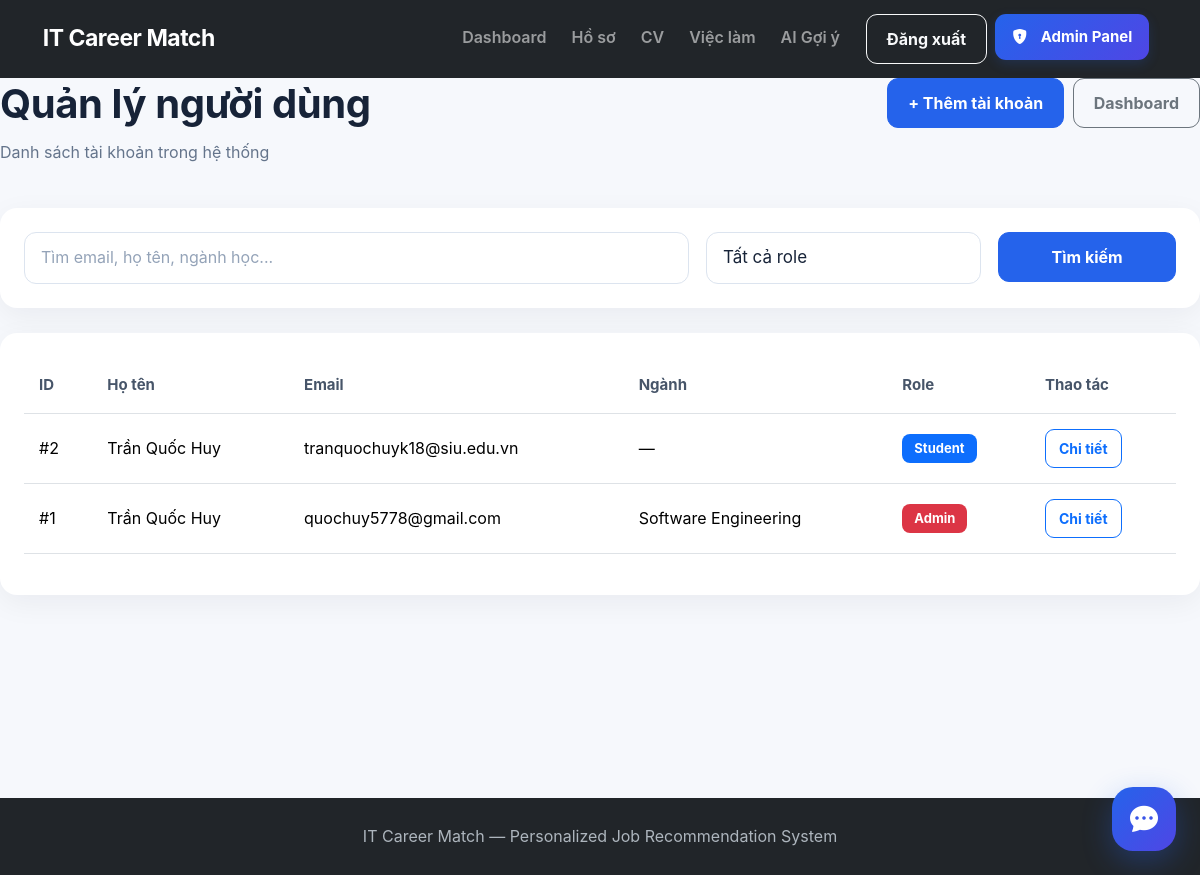
The app's page /admin/users (signed in), older data.
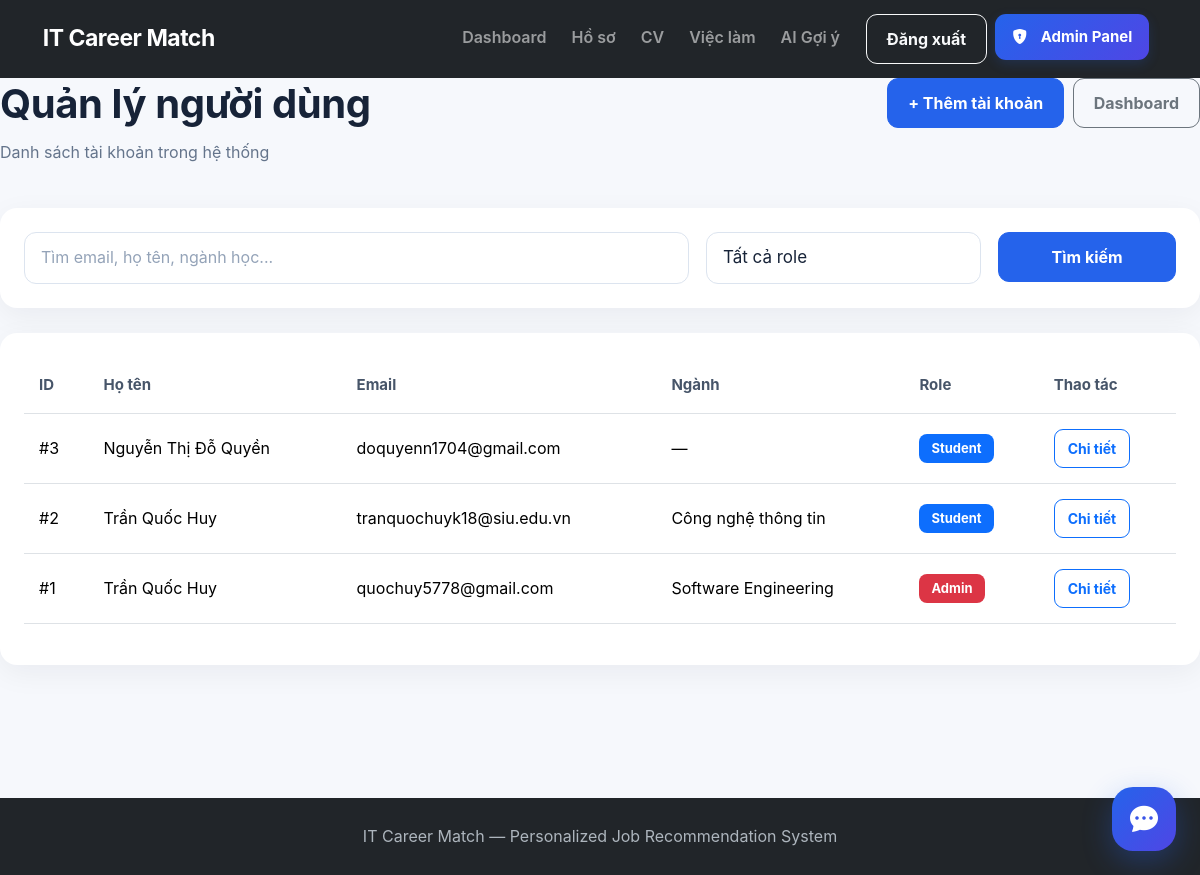
The same page, newer data.
### tables this page shows
CREATE TABLE student_profiles (
            profile_id INTEGER PRIMARY KEY AUTOINCREMENT,
            user_id INTEGER NOT NULL UNIQUE,
            full_name TEXT,
            date_of_birth TEXT,
            major TEXT,
            bio TEXT,
            avatar TEXT,

            FOREIGN KEY (user_id)
                REFERENCES users(user_id)
                ON DELETE CASCADE
        );

CREATE TABLE users (
            user_id INTEGER PRIMARY KEY AUTOINCREMENT,
            email TEXT NOT NULL UNIQUE,
            password TEXT NOT NULL,
            role TEXT NOT NULL DEFAULT 'student',
            created_at TIMESTAMP DEFAULT CURRENT_TIMESTAMP
        );

### app.py (the view, shortened to what this page needs)
@app.route("/admin/users")
def admin_users():
    if "user_id" not in session:
        return redirect(url_for("login"))
    if not is_admin():
        return "Bạn không có quyền truy cập.", 403
    keyword = request.args.get(
        "q",
        ""
    ).strip()
    role = request.args.get(
        "role",
        ""
    ).strip()
    connection = get_connection()
    sql = """
        SELECT
            u.user_id,
            u.email,
            u.role,
            u.created_at,
            p.full_name,
            p.major
        FROM users u
        LEFT JOIN student_profiles p
            ON u.user_id = p.user_id
        WHERE 1 = 1
    """
    params = []
    if role:
        sql += " AND u.role = ?"
        params.append(role)
    sql += " ORDER BY u.created_at DESC"
    users = connection.execute(
        sql,
        params
    ).fetchall()
    connection.close()
    return render_template(
        "admin/users.html",
        users=users,
        keyword=keyword,
        selected_role=role
    )

### app.py (called while the page is built)
def is_admin():
    return (
        "user_id" in session
        and session.get("role") == "admin"
    )

### database/database.py (called while the page is built)
def get_connection():
    connection = sqlite3.connect(DATABASE_PATH)
    connection.row_factory = sqlite3.Row
    connection.execute("PRAGMA foreign_keys = ON")
    return connection

### templates/admin/users.html (shortened to what the changed rows need)
{% extends "base.html" %}
{% block content %}
<div class="d-flex justify-content-between align-items-start mb-4">
    <div>
        <h1 class="fw-bold">
            Quản lý người dùng
        </h1>
    </div>
</div>
    <div class="card border-0 shadow-sm">
        <div class="card-body">
            <div class="table-responsive">
                <table class="table table-hover align-middle">
                    <thead>
                        <tr>
                            <th>ID</th>
                            <th>Họ tên</th>
                            <th>Email</th>
                            <th>Ngành</th>
                            <th>Role</th>
                            <th>Thao tác</th>
                        </tr>
                    </thead>
                    <tbody>
                        {% for user in users %}
                        <tr>
                            <td>
                                #{{ user.user_id }}
                            </td>
                            <td>
                                {{ user.full_name or "Chưa cập nhật" }}
                            </td>
                            <td>
                                {{ user.email }}
                            </td>
                            <td>
                                {{ user.major or "—" }}
                            </td>
                            <td>
                                {% if user.role == "admin" %}
                                <span class="badge bg-danger">
                                    Admin
                                </span>
                                {% else %}
                                <span class="badge bg-primary">
                                    Student
                                </span>
                                {% endif %}
                            </td>
                            <td>
                                <a
                                    href="{{ url_for(
                                        'admin_user_detail',
                                        user_id=user.user_id
                                    ) }}"
                                    class="btn btn-sm btn-outline-primary"
                                >
                                    Chi tiết
                                </a>
                            </td>
                        </tr>
                        {% endfor %}
                    </tbody>
                </table>
            </div>
        </div>
    </div>
{% endblock %}

Row changes from the older to the newer data that the page shows:
added student_profiles: user_id "3", full_name "Nguyễn Thị Đỗ Quyền", email "doquyenn1704@gmail.com", major "—", shows "Student"
changed student_profiles "tranquochuyk18@siu.edu.vn": major "—" → "Công nghệ thông tin"
